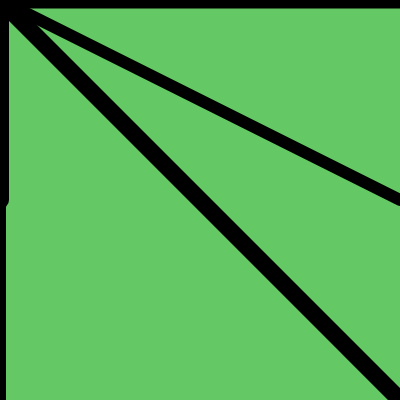
Frame 1 (no input)
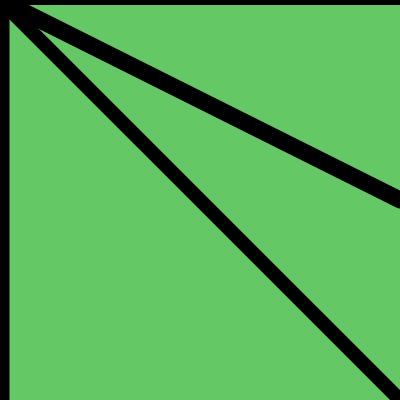
Frame 60 (no input)
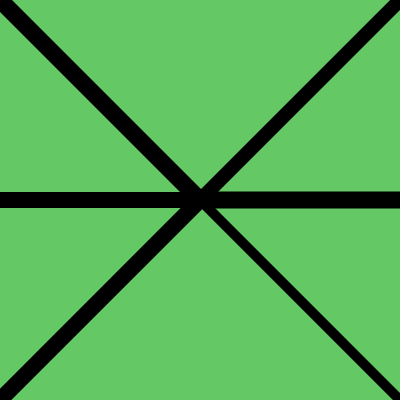
Frame 120 (the mouse pressed at the canvas centre since frame 60)

The p5.js sketch that drew these frames (run headless with seeded random() and noise() and a simulated clock; from frame 60 on, the mouse is pressed at the canvas centre):

// p5.js sketch
// ── sketch.js
let staticPositions; 

function setup(){
    createCanvas(400, 400);

    staticPositions = [
        createVector(width,    0),
        createVector(width,  200),
        createVector(width,  400),
        createVector(    0,    0),
        createVector(    0,  200),
        createVector(    0,  400)
    ]; 
}
function draw(){
    background(100, 200, 100); 
    
    push(); 
    for(staticPosition of staticPositions){
        strokeWeight(floor(random(10, 20))); 
        line(mouseX, mouseY, staticPosition.x, staticPosition.y)
        pop(); 
    }
}
